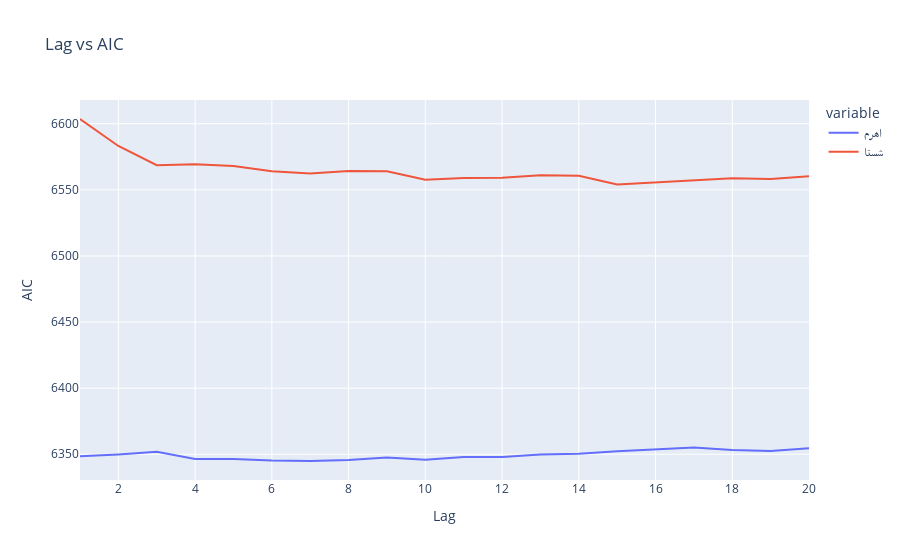

Notebook code cell kept with this figure:
### Code cell
AIC_dataframe.index = range(1, 21)
fig = px.line(AIC_dataframe, title = 'Lag vs AIC')
fig.update_layout(xaxis_title="Lag", yaxis_title="AIC")

fig.show()

### Figure 1 — Plotly figure (JSON) as saved in the notebook; plotly's stock layout.template omitted (floating-point values rounded to 4 significant figures)
{"data": [{"hovertemplate": "variable=اهرم<br>index=%{x}<br>value=%{y}<extra></extra>", "legendgroup": "اهرم", "line": {"color": "#636efa", "dash": "solid"}, "marker": {"symbol": "circle"}, "mode": "lines", "name": "اهرم", "orientation": "v", "showlegend": true, "type": "scatter", "x": [1, 2, 3, 4, 5, 6, 7, 8, 9, 10, 11, 12, 13, 14, 15, 16, 17, 18, 19, 20], "xaxis": "x", "y": [6348.0, 6350.0, 6352.0, 6346.0, 6346.0, 6345.0, 6345.0, 6346.0, 6348.0, 6346.0, 6348.0, 6348.0, 6350.0, 6350.0, 6352.0, 6354.0, 6355.0, 6353.0, 6353.0, 6355.0], "yaxis": "y"}, {"hovertemplate": "variable=شستا<br>index=%{x}<br>value=%{y}<extra></extra>", "legendgroup": "شستا", "line": {"color": "#EF553B", "dash": "solid"}, "marker": {"symbol": "circle"}, "mode": "lines", "name": "شستا", "orientation": "v", "showlegend": true, "type": "scatter", "x": [1, 2, 3, 4, 5, 6, 7, 8, 9, 10, 11, 12, 13, 14, 15, 16, 17, 18, 19, 20], "xaxis": "x", "y": [6604.0, 6583.0, 6569.0, 6569.0, 6568.0, 6564.0, 6562.0, 6564.0, 6564.0, 6558.0, 6559.0, 6559.0, 6561.0, 6561.0, 6554.0, 6556.0, 6557.0, 6559.0, 6558.0, 6560.0], "yaxis": "y"}], "layout": {"legend": {"title": {"text": "variable"}, "tracegroupgap": 0}, "title": {"text": "Lag vs AIC"}, "xaxis": {"anchor": "y", "domain": [0, 1], "title": {"text": "Lag"}}, "yaxis": {"anchor": "x", "domain": [0, 1], "title": {"text": "AIC"}}}}
